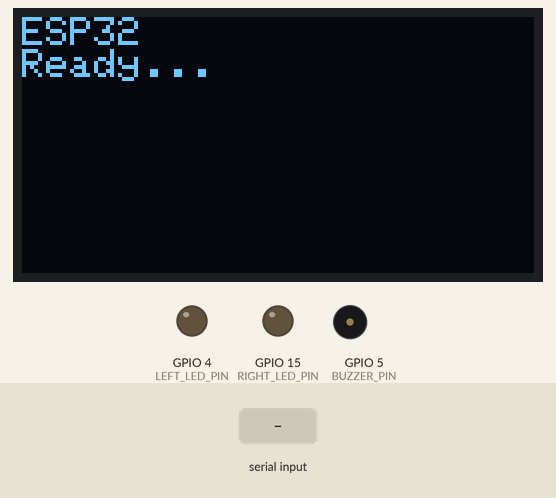
This sketch was run on a simulated ESP32. Shown: 128×64 one-colour display, output pins drawn as LEDs (lit = HIGH), buzzer (waves = sounding, pin HIGH). Dashed ring = blinking. The inputs (shaded band) are chosen by the test bench. What the sketch prints to the serial monitor is not drawn.

Above: at 2.2 s.
2.3 s: "LEFT_LED_FLASH\n" received over Serial
At 3.3 s:
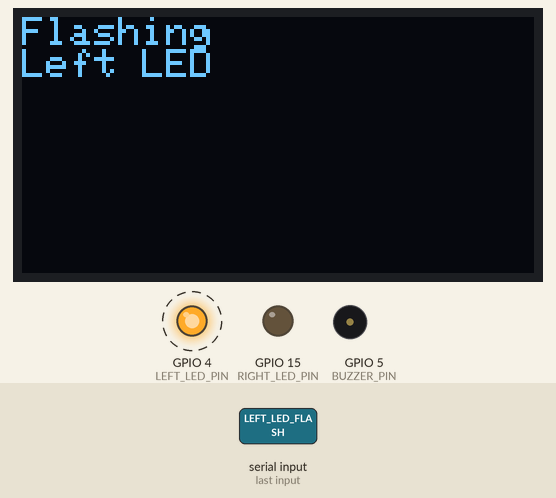
5.3 s: "BUZZER_ON\n" received over Serial
At 6.7 s:
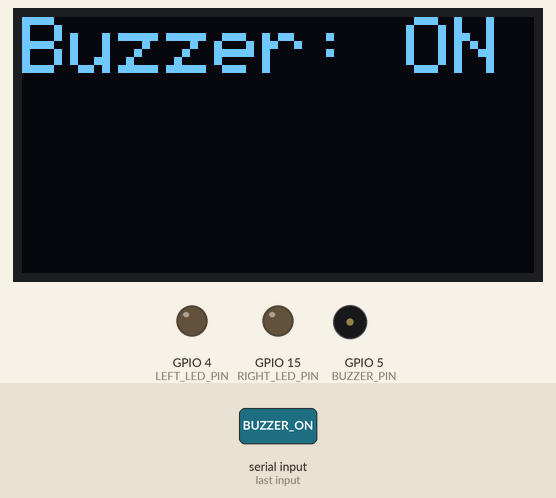
7.0 s: "RIGHT_LED_FLASH\n" received over Serial
At 7.4 s:
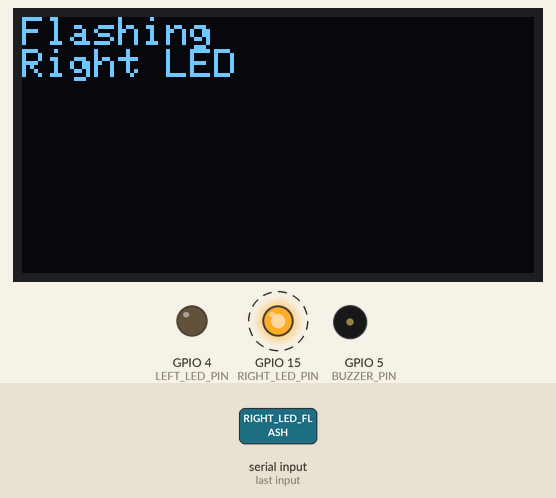
10.0 s: "BOTH_LED_FLASH\n" received over Serial
At 10.3 s:
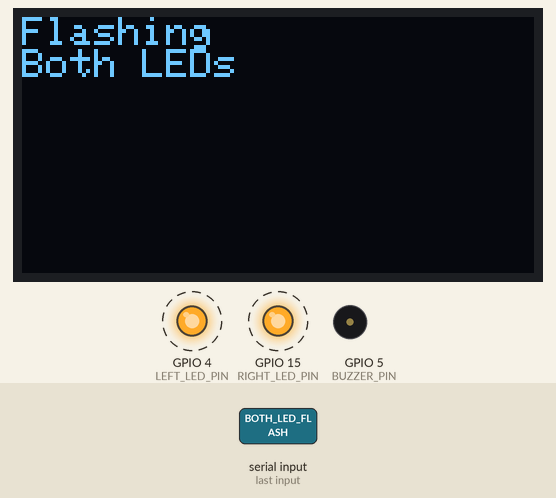
13.0 s: "OLED_TEXT:\n" received over Serial
At 13.4 s:
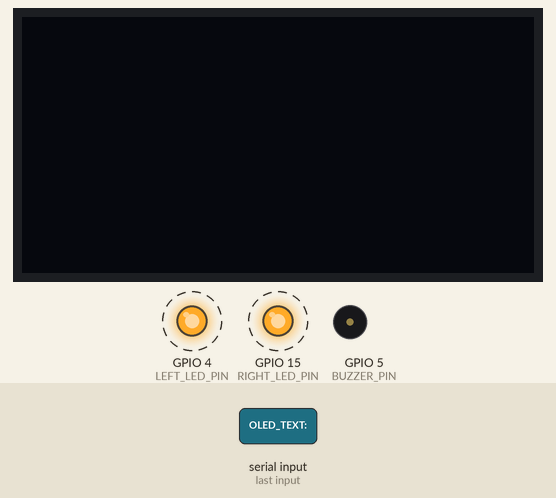
Timing chart, 0 to 17.0 s (numbered marks = the images above; inputs shaded):
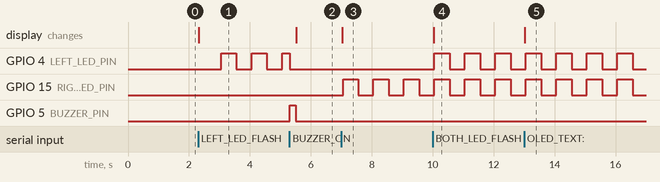

Measured:
- after the input at 2.3 s, GPIO 4 (LEFT_LED_PIN): alternates HIGH for 0.50 s and LOW for 0.50 s, starting after 0.76 s; the display: changes at once (image 1)
- after the input at 5.3 s, GPIO 5 (BUZZER_PIN): LOW → HIGH at once, → LOW 0.20 s later; the display: changes after 0.23 s (image 2)
- after the input at 7.0 s, GPIO 15 (RIGHT_LED_PIN): alternates HIGH for 0.50 s and LOW for 0.50 s, starting after 0.06 s; the display: changes at once (image 3)
- after the input at 10.0 s, GPIO 4 (LEFT_LED_PIN): alternates HIGH for 0.50 s and LOW for 0.50 s, starting after 0.06 s; the display: changes at once (image 4)
- after the input at 13.0 s, the display: changes at once (image 5)

The sketch:

ESP32.ino
```cpp
#include <Wire.h>
#include <Adafruit_GFX.h>
#include <Adafruit_SSD1306.h>

// --- OLED Configuration ---
#define SCREEN_WIDTH 128
#define SCREEN_HEIGHT 64
#define I2C_SDA 21
#define I2C_SCL 18
#define OLED_RESET -1
Adafruit_SSD1306 display(SCREEN_WIDTH, SCREEN_HEIGHT, &Wire, OLED_RESET);

// --- Pin Definitions ---
#define LEFT_LED_PIN   4
#define RIGHT_LED_PIN  15
#define BUZZER_PIN     5

// --- Flashing Mode Enums ---
enum FlashMode {
  FLASH_OFF,
  FLASH_LEFT,
  FLASH_RIGHT,
  FLASH_BOTH
};

FlashMode currentFlashMode = FLASH_OFF;

// --- Timing Variables for Non-blocking LED Flashing ---
unsigned long previousMillis = 0;
const long flashInterval = 500; // 500ms ON, 500ms OFF
bool ledState = false;

// --- Helper: Send Structured ACK over Serial ---
void sendAck(String commandName, String noteMessage) {
  // Serial output formatted to match Python JSON ACK responder
  String ackJson = "{\"cmd\":\"" + commandName +
                   "\",\"target\":\"esp32\",\"status\":\"ack\",\"note\":\"" +
                   noteMessage + "\"}";
  Serial.println(ackJson);
}

// --- Helper: Update OLED Display Text ---
void updateOLEDText(String msg) {
  display.clearDisplay();
  display.setTextSize(2);
  display.setTextColor(SSD1306_WHITE);
  display.setCursor(0, 0);

  // Wrap text cleanly if long or handle multiple lines
  if (msg.length() > 10) {
    display.setTextSize(1);
  }
  display.println(msg);
  display.display();
}

void setup() {
  // Initialize Serial (UART)
  Serial.begin(115200);

  // Initialize GPIO Pins
  pinMode(LEFT_LED_PIN, OUTPUT);
  pinMode(RIGHT_LED_PIN, OUTPUT);
  pinMode(BUZZER_PIN, OUTPUT);

  digitalWrite(LEFT_LED_PIN, LOW);
  digitalWrite(RIGHT_LED_PIN, LOW);
  digitalWrite(BUZZER_PIN, LOW);

  // Initialize I2C Bus with Custom Pins
  Wire.begin(I2C_SDA, I2C_SCL);

  // Initialize SSD1306 Display
  if (!display.begin(SSD1306_SWITCHCAPVCC, 0x3C)) {
    Serial.println(F("{\"error\":\"SSD1306 OLED initialization failed\"}"));
    for(;;); // Freeze on display error
  }

  updateOLEDText("ESP32\nReady...");
  delay(1000);
}

void processCommand(String cmd) {
  cmd.trim(); // Clean trailing newlines/spaces

  if (cmd == "BUZZER_ON") {
    currentFlashMode = FLASH_OFF;
    digitalWrite(LEFT_LED_PIN, LOW);
    digitalWrite(RIGHT_LED_PIN, LOW);

    // Beep buzzer
    digitalWrite(BUZZER_PIN, HIGH);
    delay(200); // Short pulse
    digitalWrite(BUZZER_PIN, LOW);

    updateOLEDText("Buzzer: ON");
    sendAck("BUZZER_ON", "Buzzer activated short beep");

  } else if (cmd == "LEFT_LED_FLASH") {
    currentFlashMode = FLASH_LEFT;
    digitalWrite(RIGHT_LED_PIN, LOW);

    updateOLEDText("Flashing\nLeft LED");
    sendAck("LEFT_LED_FLASH", "Left LED flashing started");

  } else if (cmd == "RIGHT_LED_FLASH") {
    currentFlashMode = FLASH_RIGHT;
    digitalWrite(LEFT_LED_PIN, LOW);

    updateOLEDText("Flashing\nRight LED");
    sendAck("RIGHT_LED_FLASH", "Right LED flashing started");

  } else if (cmd == "BOTH_LED_FLASH") {
    currentFlashMode = FLASH_BOTH;

    updateOLEDText("Flashing\nBoth LEDs");
    sendAck("BOTH_LED_FLASH", "Both LEDs flashing started");

  } else if (cmd.startsWith("OLED_TEXT:")) {
    // Extract text after prefix
    String message = cmd.substring(10);

    updateOLEDText(message);
    sendAck("OLED_TEXT", "OLED updated with text: " + message);

  } else if (cmd.length() > 0) {
    // Unrecognized Command
    String errJson = "{\"cmd\":\"" + cmd + "\",\"status\":\"error\",\"note\":\"Unknown command\"}";
    Serial.println(errJson);
  }
}

void loop() {
  // 1. Process Incoming Commands via UART (Serial)
  if (Serial.available() > 0) {
    String incomingCommand = Serial.readStringUntil('\n');
    processCommand(incomingCommand);
  }

  // 2. Non-blocking LED Flashing Handler
  unsigned long currentMillis = millis();
  if (currentMillis - previousMillis >= flashInterval) {
    previousMillis = currentMillis;
    ledState = !ledState; // Toggle LED state

    switch (currentFlashMode) {
      case FLASH_LEFT:
        digitalWrite(LEFT_LED_PIN, ledState ? HIGH : LOW);
        digitalWrite(RIGHT_LED_PIN, LOW);
        break;

      case FLASH_RIGHT:
        digitalWrite(LEFT_LED_PIN, LOW);
        digitalWrite(RIGHT_LED_PIN, ledState ? HIGH : LOW);
        break;

      case FLASH_BOTH:
        digitalWrite(LEFT_LED_PIN, ledState ? HIGH : LOW);
        digitalWrite(RIGHT_LED_PIN, ledState ? HIGH : LOW);
        break;

      case FLASH_OFF:
      default:
        break;
    }
  }
}
```
